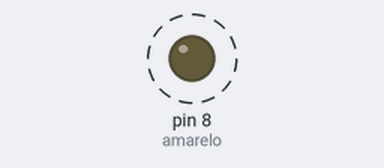
Bench run of a sketch on a simulated Arduino Uno, built with avr-gcc and run on an emulated ATmega328P. Shown: output pins drawn as LEDs (lit = HIGH). Dashed ring = blinking.

Above: at 0.5 s.
Timing chart, 0 to 4.6 s (numbered marks = the images above):
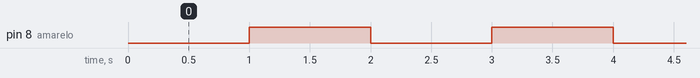

The sketch:

amarelo_intermitente_certo.ino
```cpp
// Definir pino LED amarelo
const int amarelo = 8;

void setup() {
  // Configura o pino do LED como saída
  pinMode(amarelo, OUTPUT);
}

void loop() {
  // Obtém o tempo atual
  unsigned long tempo_anterior = millis();
  unsigned long tempo_anterior2 = millis();
  // Verifica se o intervalo de tempo passou


  while (1){

   if (millis() - tempo_anterior >= 1000)

   {
    if(digitalRead(amarelo)){
      digitalWrite(amarelo,LOW);
    }
    else {
      digitalWrite(amarelo,HIGH);
    }
    tempo_anterior= millis();
   }
  }
}
```

Codigo_amarelo_intermitente.cpp
```cpp
#include <Arduino.h>

// Definir pino LED amarelo
const int amarelo = 8;


void setup() {
  // Configura o pino do LED como saída
  pinMode(amarelo, OUTPUT);
}

void loop() {
  // Obtém o tempo atual
  unsigned long tempo_anterior = millis();
  unsigned long tempo_anterior2 = millis();
  // Verifica se o intervalo de tempo passou
  while (1)
  {


  if (millis() - tempo_anterior >= 1000) {
    // Alterna o estado do LED
    digitalWrite(amarelo, HIGH);
    // Salva o tempo atual
  tempo_anterior = millis();
  }
  if (millis()- tempo_anterior2 >= 500){ {
    // Alterna o estado do LED
    digitalWrite(amarelo, LOW);
    // Salva o tempo atual

    tempo_anterior2 = millis();
  }
}
}
}
```

Measured:
- by itself, pin 8 (amarelo): alternates HIGH for 1.0 s and LOW for 1.0 s
